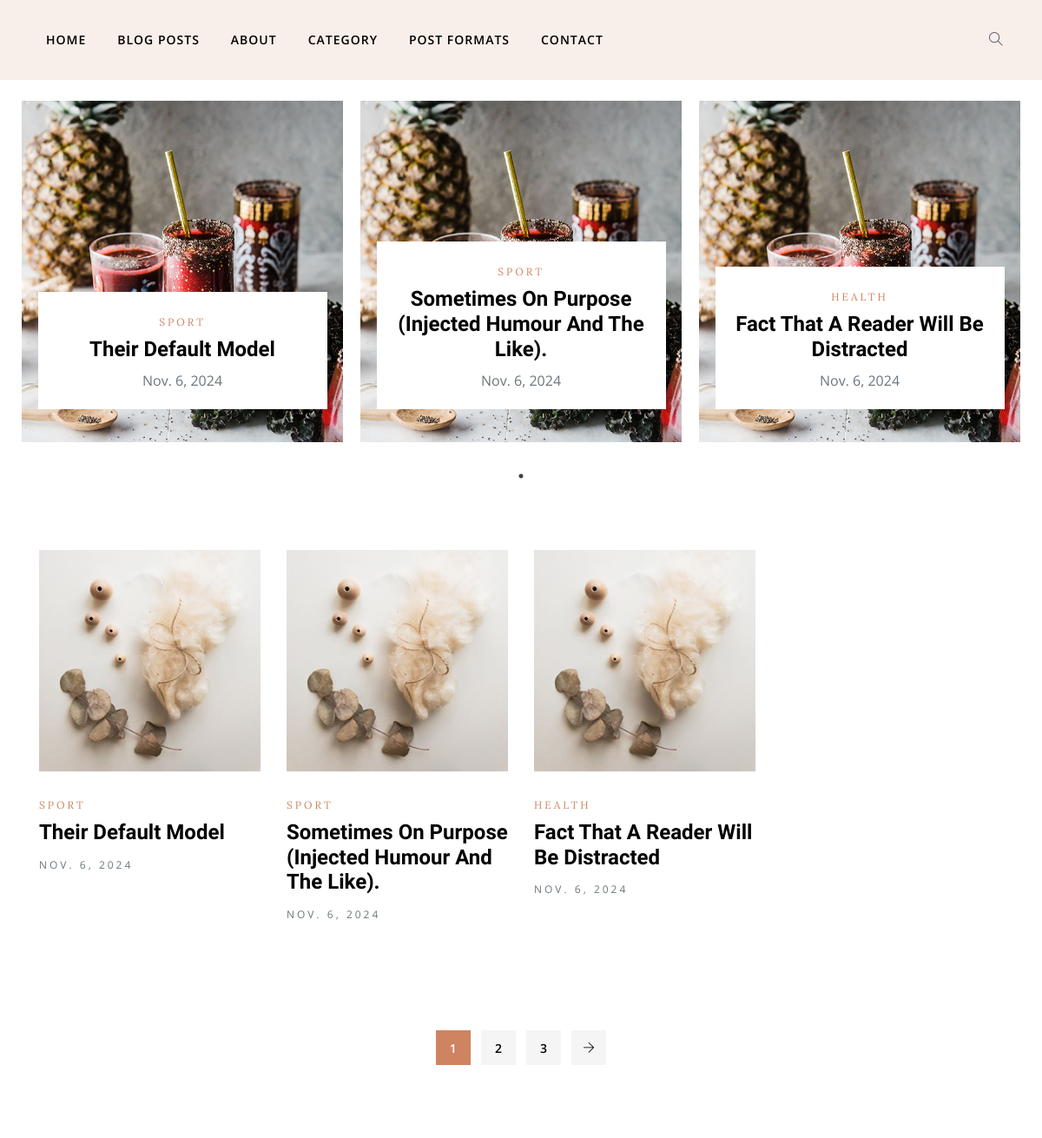
Before: / (upper part) with the older database file.
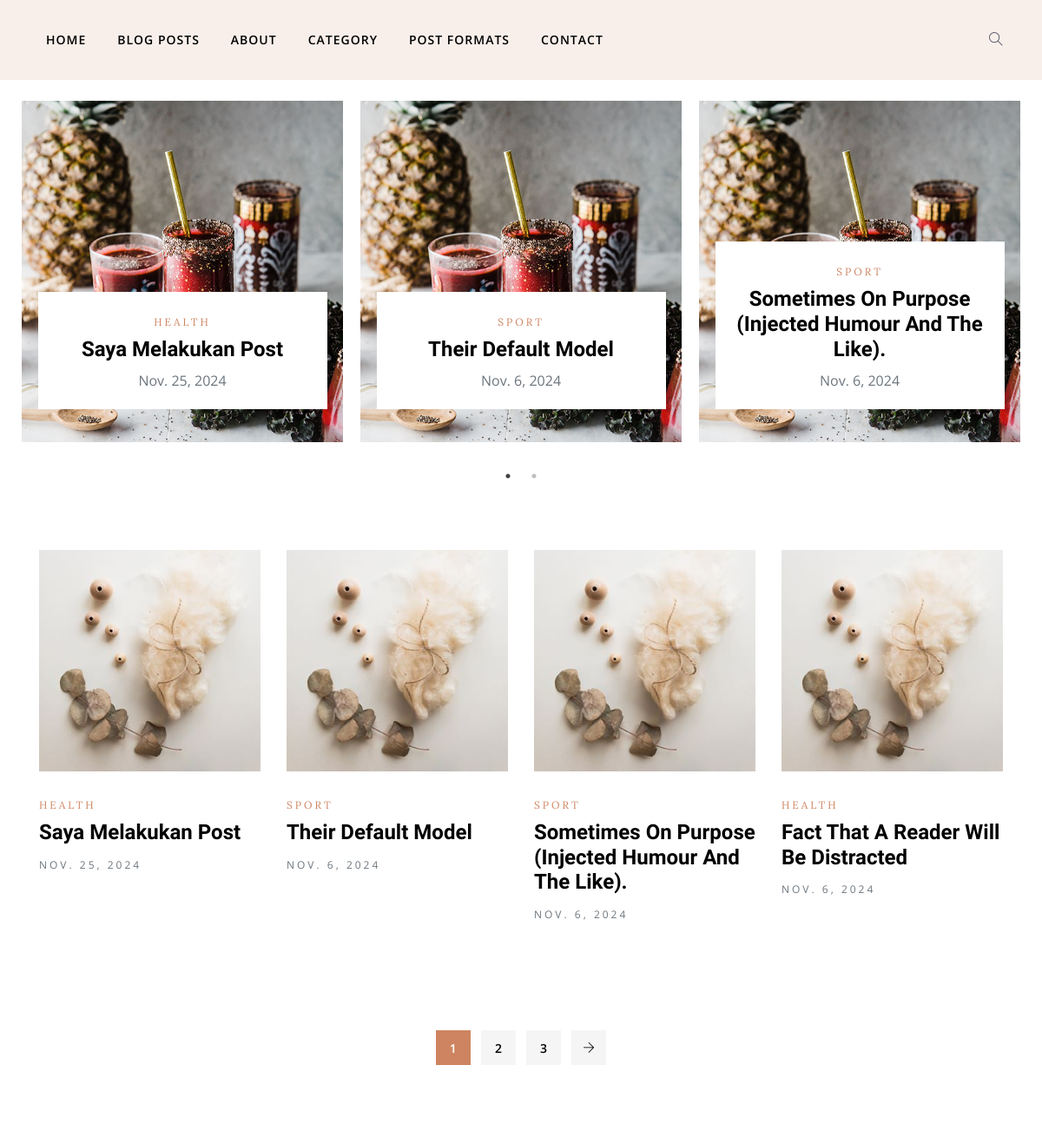
After: the same page with the newer database file.
### apps/models.py (models this page shows, shortened)
class Post(models.Model):
    title = models.CharField(max_length=200)
    slug = models.SlugField(max_length=200, blank=True, null=True)
    content = models.TextField()
    category_name = models.ForeignKey(Category, on_delete=models.CASCADE, blank=True, null=True)
    date_posted = models.DateTimeField(default=timezone.now)
    modified_at = models.DateTimeField(auto_now=True)
    author = models.ForeignKey(UserProfile, on_delete=models.CASCADE, blank=True, null=True)
    tags = models.ManyToManyField(Tag, blank=True)
    is_featured = models.BooleanField(default=False)
    view_count = models.PositiveIntegerField(default=0)

class Category(models.Model):
    name = models.CharField(max_length=100)  # Category name
    def __str__(self):
        return self.name
    class Meta:
        verbose_name_plural = "Categories"  # For a better display in the admin

### apps/views.py (the view)
# urls.py: path("", views.index, name="index"),
def index(request):
    posts = Post.objects.all().order_by('-date_posted')
    featured_blog = Post.objects.filter(is_featured=True).order_by('-date_posted')
    if featured_blog:
        featured_blog = featured_blog[0]
    else:
        featured_blog = None
    if WebsiteMeta.objects.all().exists():
        meta = WebsiteMeta.objects.all()[0]
    else:
        meta = None
    context = {
        'posts': posts
    }
    return render(request,'index.html', context)

### templates/index.html
{% load static %}
{% include 'includes/header.html' %}
	<section class="slider mt-4">
		<div class="container-fluid">
			<div class="row no-gutters">
				<div class="col-lg-12 col-sm-12 col-md-12 slider-wrap">
					{% for post in posts %}
					<div class="slider-item">
						<div class="slider-item-content">
							<div class="post-thumb mb-4">
								<a href="blog-single.html">
									<img src=" {% static 'images/slider/slider1.jpg' %}" alt="" class="img-fluid">
								</a>
							</div>
							<div class="slider-post-content">
								<span
									class="cat-name text-color font-sm font-extra text-uppercase letter-spacing">{{post.category_name}}</span>
								<h3 class="post-title mt-1"><a href="{% url 'single-post' post.slug %}">{{post.title}}</a></h3>
								<span class=" text-muted  text-capitalize">{{post.date_posted | date}}</span>
							</div>
						</div>
					</div>
					{% endfor %}
				</div>
			</div>
		</div>
	</section>
	<section class="section-padding">
		<div class="container">
			<div class="row">
				<div class="col-lg-12 col-md-12 col-sm-12 col-xs-12">
					<div class="row">
						{% for post in posts %}
						<div class="col-lg-3 col-md-6">
							<article class="post-grid mb-5">
								<a class="post-thumb mb-4 d-block" href="blog-single.html">
									<img src="{% static 'images/news/f4.jpg' %}" alt="" class="img-fluid w-100">
								</a>
								<span
									class="cat-name text-color font-sm font-extra text-uppercase letter-spacing">{{post.category_name}}</span>
								<h3 class="post-title mt-1"><a href="{% url 'single-post' post.slug %}">{{post.title}}</a></h3>
								<span class="text-muted letter-spacing text-uppercase font-sm">{{post.date_posted | date}}</span>
							</article>
						</div>
						{% endfor %}
					</div>
				</div>
				<div class="m-auto">
					<div class="pagination mt-5 pt-4">
						<ul class="list-inline ">
							<li class="list-inline-item"><a href="#" class="active">1</a></li>
							<li class="list-inline-item"><a href="#">2</a></li>
							<li class="list-inline-item"><a href="#">3</a></li>
							<li class="list-inline-item"><a href="#" class="prev-posts"><i
										class="ti-arrow-right"></i></a></li>
						</ul>
					</div>
				</div>
			</div>
		</div>
	</section>
{% include 'includes/footer.html' %}

### templates/includes/header.html (shortened to what this page needs)
<!DOCTYPE html>
{% load static %}
<html lang="en">
<head>
	<link rel="stylesheet" href="{% static 'plugins/bootstrap/css/bootstrap.min.css' %}">
	<link rel="stylesheet" href="{% static 'plugins/themify/css/themify-icons.css' %}
">
	<link rel="stylesheet" href="{% static 'plugins/slick-carousel/slick-theme.css' %}">
	<link rel="stylesheet" href="{% static 'plugins/slick-carousel/slick.css' %}">
	<link rel="stylesheet" href="{% static 'plugins/owl-carousel/owl.carousel.min.css' %}">
	<link rel="stylesheet" href="{% static 'plugins/owl-carousel/owl.theme.default.min.css' %}">
	<link rel="stylesheet" href="{% static 'plugins/
magnific-popup/magnific-popup.css' %}">
	<link rel="stylesheet" href="{% static 'css/style.css' %}">
</head>
<body>
    <header class="header-top bg-grey justify-content-center">
        <nav class="navbar navbar-expand-lg navigation">
            <div class="container">
                <div class="collapse navbar-collapse" id="navbarContent">
                    <ul id="menu" class="menu navbar-nav ">
                        <li class="nav-item dropdown  pl-0">
                            <a class="nav-link dropdown-toggle" href="#" id="navbarDropdown" role="button"
                                data-toggle="dropdown" aria-haspopup="true" aria-expanded="false">
                                Home
                            </a>
                        </li>
                        <li class="nav-item dropdown">
                            <a class="nav-link dropdown-toggle" href="#" id="navbarDropdown2" role="button"
                                data-toggle="dropdown" aria-haspopup="true" aria-expanded="false">
                                Blog Posts
                            </a>
                        </li>
                        <li class="nav-item"><a href="about.html" class="nav-link">About</a></li>
                        <li class="nav-item"><a href="fashion.html" class="nav-link">Category</a></li>
                        <li class="nav-item dropdown">
                            <a class="nav-link dropdown-toggle" href="#" id="navbarDropdown3" role="button"
                                data-toggle="dropdown" aria-haspopup="true" aria-expanded="false">
                                Post Formats
                            </a>
                        </li>
                        <li class="nav-item"><a href="contact.html" class="nav-link">Contact</a></li>
                    </ul>
                </div>
                <div class="text-right search d-none d-lg-block">
                    <div class="search_toggle"><i class="ti-search"></i></div>
                </div>
            </div>
        </nav>
    </header>

### templates/includes/footer.html (shortened to what this page needs)
{% load static %}
</body>
</html>

### apps/static/css/style.css (style rules this page uses)
body, p { font-family: "Open Sans", sans-serif; line-height: 26px; font-size: 16px; text-rendering: optimizeLegibility; color: #666; font-weight: 400; }
html { overflow-x: hidden; width: 100%; height: 100%; }
h1, .h1, h2, .h2, h3, .h3, h4, .h4, h5, .h5, h6, .h6 { color: #1c1c1c; font-weight: 600; font-family: "Unna", serif; }
h3, .h3 { font-size: 24px; font-weight: 700; }
.font-extra { font-family: "Lora", serif; }
body { background: #fff; color: #575769; }
html, body { height: 100%; }
a { transition: all 0.3s ease-in-out; color: #000; }
a:link, a:visited { text-decoration: none; }
.section-padding { padding: 70px 0; position: relative; }
.slick-slide { outline: 0; }
.letter-spacing { letter-spacing: 3px; }
.font-sm { font-size: 12px !important; }
.text-color { color: #ce8460; }
.bg-grey { background: #f8efea; }
.navigation .menu { padding: 0px; }
.navigation .menu li { text-align: left; padding: 0px 10px; }
.navigation .menu li a { color: #000; display: inline-block; line-height: 26px; letter-spacing: 1px; }
.navigation .menu .dropdown-toggle::after { display: none; }
.navigation .menu .dropdown { position: relative; }
.dropdown-toggle::after { display: none; }
.navbar-nav .nav-link { transition: all 500ms ease; -moz-transition: all 500ms ease; -webkit-transition: all 500ms ease; -ms-transition: all 500ms ease; -o-transition: all 500ms ease; font-family: "Open Sans", sans-serif; text-transform: uppercase; font-size: 14px; font-weight: 600; padding: 25px 0px; }
.search_toggle { cursor: pointer; }
.header-top { position: relative !important; }
.slider-item { margin: 0px 10px; }
.slider-item img { width: 100%; }
.slider-item-content { position: relative; }
.slider-post-content { position: absolute; bottom: 38px; padding: 20px; background: #fff; width: 90%; text-align: center; margin: 0 auto; left: 0px; right: 0px; }
.pagination ul li a { width: 40px; height: 40px; background: #f5f5f5; display: inline-block; text-align: center; font-weight: 600; padding-top: 8px; font-size: 14px; }
.pagination ul li a.active { background: #ce8460; color: #fff; border-color: #ce8460; }
.post-title { text-transform: capitalize; }
.post-grid span { font-size: 15px; }

Changed rows visible on the page:
no longer on one of the page's lists (row edited): Post: category_name "HEALTH", title "Fact That A Reader Will Be Distracted", date_posted "Nov. 6, 2024"
added Post: category_name "HEALTH", title "Saya Melakukan Post", date_posted "Nov. 25, 2024", date_posted "NOV. 25, 2024"
